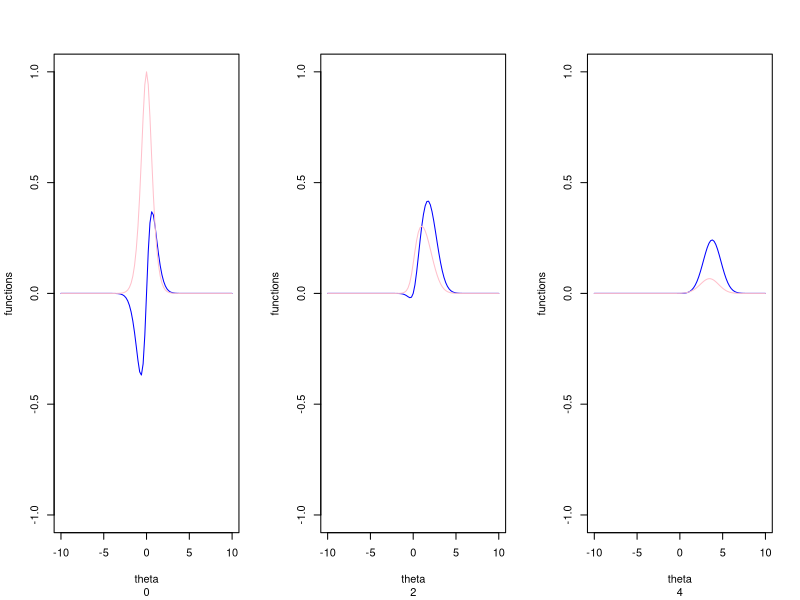

Reproduce this figure in R. (Note: a time limit stopped this script after it produced the figure.)
rm(list=ls())
memory.limit(size=999999999)
x=c(0,2,4)
N=10^5
g1<-c();g2<-c()
g.1<-c();g.2<-c()
delta<-matrix(c(rep(0,3*N)),ncol = N)
theta<-rcauchy(N)
par(mfrow=c(1,3))
for(i in 1:3){
  f.1=function(theta){ theta/(1+(theta)^2)*exp(-(x[i]-theta)^2/2)}
  f.2=function(theta){ 1/(1+(theta)^2)*exp(-(x[i]-theta)^2/2)}
  plot(f.1,xlab="theta",ylab="functions",type ="l" ,xlim = c(-10,10),ylim=c(-1,1) ,col="blue" , sub=x[i])
  plot(f.2,add=TRUE,type="l" , col="pink" , xlim = c(-10,10))}
for( j in 1:3){
  for(i in 1:N){
  g1[i]<-theta[i]*exp(-(1/2*(x[j]-theta[i])^2))
  g2[i]<-1*exp(-(1/2*(x[j]-theta[i])^2))
  delta[j,i]<-mean(g1[1:i])/mean(g2[1:i])}
  print(paste("the delta(x) value with x=",x[j],"is:",mean(g1)/mean(g2)))}
 o<-c()
for(j in 1:3){
  g.1<-function(t){(t/(1+(t^2)))*exp(-((1/2)*(x[j]-t)^2))}
  g.2<-function(t){(1/(1+(t^2)))*exp(-((1/2)*(x[j]-t)^2))}
  print(o[j]<-(integrate(g.1,-Inf,Inf)$val)/(integrate(g.2,-Inf,Inf)$val))}
 for(j in 1:3){
  r<-which((delta[j,]=="NaN")) 
  for(w in 1:length(r)){
    delta[j,r[w]]<-o[j]}}
(sd<-apply(delta,1,sd))
par(mfrow=c(1,3))
for(j in 1:3){
  q<-cumsum(delta[j,])/1:N
  plot(q,type="l" ,sub = x[j],col=85*j,xlim=c(0,N),ylim=c(min(q),max(q)))
  abline(h=o[j] ,col="black")}
  
#normal part:
rm(list=ls())
x=c(0,2,4)
N=10^5
h1<-c();h2<-c()
h.1<-c();h.2<-c()
delta2<-matrix(c(rep(0,3*N)),ncol = N)
for(i in 1:3){
  f.1=function(theta){ theta/(1+(theta)^2)*exp(-(x[i]-theta)^2/2)}
  f.2=function(theta){ 1/(1+(theta)^2)*exp(-(x[i]-theta)^2/2)}
  plot(f.1,xlab="theta",ylab="functions",type ="l" ,xlim = c(-10,10),ylim=c(-1,1) ,col=85 , sub=x[i])
  plot(f.2,add=TRUE,type="l" , col="purple" , xlim = c(-10,10))}
for( j in 1:3){theta<-rnorm(N,mean = 0,sd=1)
  for(i in 1:N){
    h1[i]<-(((theta[i])/(1+(theta[i])^2))*(exp((-1/2*(theta[i])^2)+(theta[i]*x[j]))))
    h2[i]<-(((1)/(1+(theta[i])^2))*(exp((-1/2*(theta[i])^2)+(theta[i]*x[j]))))
    delta2[j,i]<-mean(h1[1:i])/mean(h2[1:i])}
  print(paste("the delta(x) value with x=",x[j],"is:",mean(h1)/mean(h2)))}
o<-c()
for(j in 1:3){
  h.1<-function(t){(t/(1+(t^2)))*exp(-((1/2)*(x[j]-t)^2))}
  h.2<-function(t){(1/(1+(t^2)))*exp(-((1/2)*(x[j]-t)^2))}
  print(o[j]<-(integrate(h.1,-Inf,Inf)$val)/(integrate(h.2,-Inf,Inf)$val))}
for(j in 1:3){
  r<-which((delta2[j,]=="NaN")) 
  for(w in 1:length(r)){
    delta2[j,r[w]]<-o[j]}}
(sd<-apply(delta2,1,sd))
par(mfrow=c(1,3))
for(j in 1:3){
  q<-cumsum(delta2[j,])/1:N
  plot(q,type="l" ,sub = x[j],col=85*j,xlim=c(0,N),ylim=c(min(q),o[j]+1))
  abline(h=o[j] ,col="black")}
